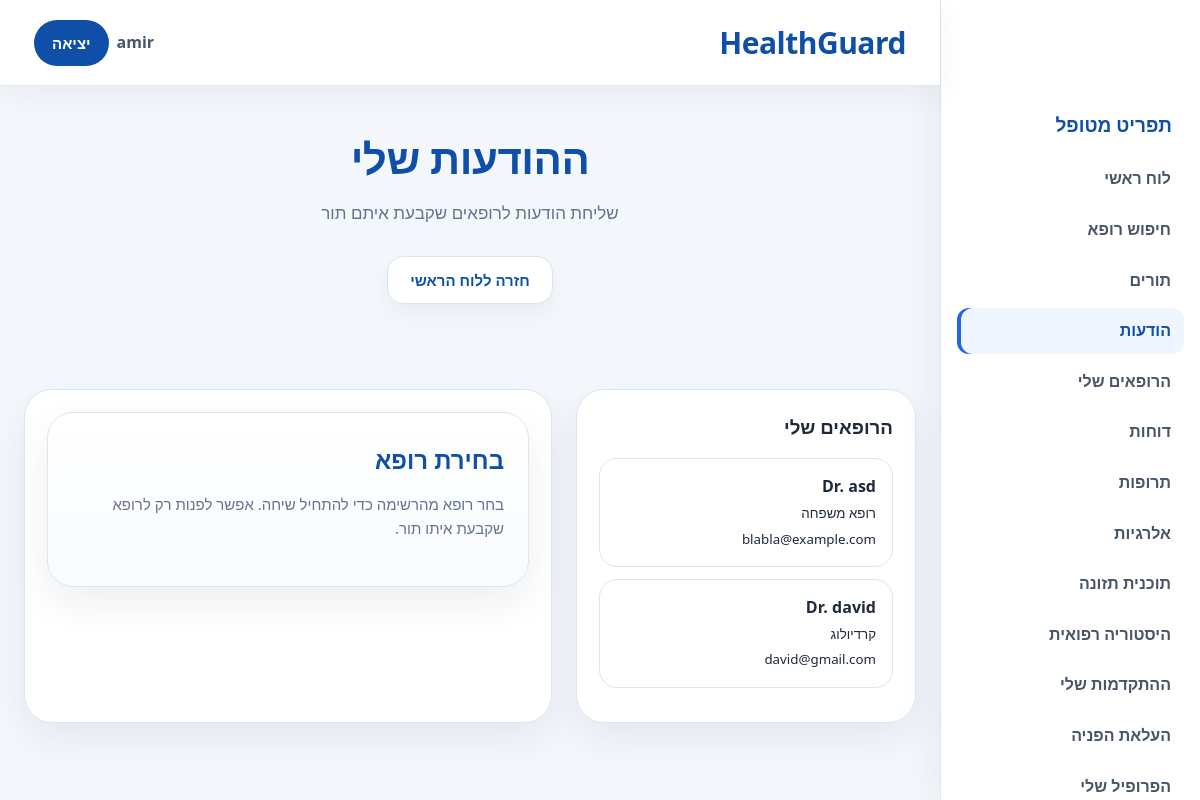
Screenshot of /patient/my_messages.php (signed in) with the database file from the repository.
### tables this page shows
CREATE TABLE `doctors` (
  `doctor_id` int(11) NOT NULL,
  `user_id` int(11) NOT NULL,
  `specialization` varchar(100) NOT NULL,
  `consultation_fee` decimal(10,2) DEFAULT NULL
);

CREATE TABLE `users` (
  `user_id` int(11) NOT NULL,
  `name` varchar(100) NOT NULL,
  `role` enum('patient','doctor','admin','secretary') NOT NULL,
  `email` varchar(100) NOT NULL,
  `password` varchar(255) NOT NULL,
  `city` varchar(80) DEFAULT NULL,
  `created_at` timestamp NULL DEFAULT current_timestamp()
);

### db_connection.php (called while the page is built, shortened)
<?php
function HebrewText($value)
{
    $translations = [
        'admin' => 'מנהל',
        'doctor' => 'רופא',
        'patient' => 'מטופל',
        'secretary' => 'מזכירות',
        'pending' => 'ממתין',
        'accepted' => 'אושר',
        'completed' => 'הושלם',
        'cancelled' => 'בוטל',
        'verified' => 'אושר',
        'rejected' => 'נדחה',
        'taken' => 'נלקחה',
        'skipped' => 'דולגה',
        'appointment' => 'תור',
        'medicine' => 'תרופה',
        'message' => 'הודעה',
        'report' => 'דוח',
        'nutrition' => 'תזונה',
        'cardiologist' => 'קרדיולוג',
        'dermatologist' => 'רופא עור',
        'ophthalmologist' => 'רופא עיניים',
        'orthopedic' => 'אורתופד',
        'dentist' => 'רופא שיניים',
        'dietitian' => 'דיאטן',
        'family_doctor' => 'רופא משפחה',
        'Sunday' => 'ראשון',
        'Monday' => 'שני',
        'Tuesday' => 'שלישי',
        'Wednesday' => 'רביעי',
        'Thursday' => 'חמישי',
        'Friday' => 'שישי',
        'Saturday' => 'שבת',
        'male' => 'זכר',
        'female' => 'נקבה',
        'other' => 'אחר',
        'Patients' => 'מטופלים',
        'Doctors' => 'רופאים',
        'Appointments' => 'תורים',
        'Reports' => 'דוחות',
    ];
    return $translations[$value] ?? $value;
}
?>

### patient/my_messages.php (the view, shortened to what this page needs)
<?php
include("../db_connection.php");
$conn = OpenCon();
$patient_id = $_SESSION['user_id'];
$sqlDoctors = "SELECT DISTINCT
                   doctors.doctor_id,
                   doctors.user_id,
                   users.name,
                   users.email,
                   doctors.specialization
               FROM doctors
               JOIN users
                   ON doctors.user_id=users.user_id
               JOIN appointments
                   ON appointments.doctor_id=doctors.doctor_id
               WHERE appointments.patient_id='$patient_id'
               ORDER BY users.name ASC";
$resultDoctors = mysqli_query($conn, $sqlDoctors);
$doctor = null;
$has_appointment_with_selected = false;
?>
<!DOCTYPE html>
<html lang="he" dir="rtl">
<head>
    <link rel="stylesheet" href="/HealthGuard/style.css">
</head>
<body class="patient-page">
<?php include("../navbar.php"); ?>
<div class="section">
    <h1 class="section-title">ההודעות שלי</h1>
    <p class="section-subtitle">שליחת הודעות לרופאים שקבעת איתם תור</p>
    <div class="hero-actions" style="justify-content:center; margin-bottom:25px;">
        <a href="/HealthGuard/patient/patient_dashboard.php" class="secondary-btn">חזרה ללוח הראשי</a>
    </div>
</div>
<div class="chat-layout">
    <div class="chat-sidebar">
        <h3 style="margin-bottom:16px;">הרופאים שלי</h3>
        <?php if (mysqli_num_rows($resultDoctors) > 0) { ?>
            <?php while ($rowDoctor = mysqli_fetch_assoc($resultDoctors)) { ?>
                <?php
                $active_class = '';
                ?>
                <a class="doctor-item <?php echo $active_class; ?>"
                   href="/HealthGuard/patient/my_messages.php?doctor_id=<?php echo $rowDoctor['doctor_id']; ?>">
                    <strong>Dr. <?php echo $rowDoctor['name']; ?></strong><br>
                    <small><?php echo HebrewText($rowDoctor['specialization']); ?></small><br>
                    <small><?php echo $rowDoctor['email']; ?></small>
                </a>
            <?php } ?>
        <?php } else { ?>
            <p style="color:#64748b; font-size:14px;">עדיין אין תורים. יש להזמין תור כדי להתחיל להתכתב עם רופא.</p>
        <?php } ?>
    </div>
    <div class="chat-main">
        <?php if ($doctor && $has_appointment_with_selected) { ?>
            <h3 style="margin-bottom:8px;">שיחה עם ד״ר <?php echo $doctor['name']; ?></h3>
            <p style="margin-bottom:16px; color:#666;">
                <?php echo HebrewText($doctor['specialization']); ?> — <?php echo $doctor['email']; ?>
            </p>
            <div class="chat-box" id="chatBox">
                <?php if (isset($resultMessages) && mysqli_num_rows($resultMessages) > 0) { ?>
                    <?php while ($rowMsg = mysqli_fetch_assoc($resultMessages)) { ?>
                        <?php
                        if ($rowMsg['sender_id'] == $patient_id) {
                            $message_class = 'msg-patient';
                        } else {
                            $message_class = 'msg-doctor';
                        }
                        ?>
                        <div class="msg <?php echo $message_class; ?>">
                            <?php echo nl2br($rowMsg['content']); ?>
                            <span class="msg-time"><?php echo $rowMsg['timestamp']; ?></span>
                        </div>
                    <?php } ?>
                <?php } else { ?>
                    <p>עדיין אין הודעות. אפשר להתחיל בשיחה.</p>
                <?php } ?>
            </div>
            <form class="chat-form" method="POST">
                <input type="hidden" name="doctor_id" value="<?php echo $doctor['doctor_id']; ?>">
                <textarea name="content" placeholder="כתיבת הודעה..."></textarea>
                <button type="submit" class="primary-btn">שליחת הודעה</button>
            </form>
            <script>
            const chatBox = document.getElementById("chatBox");
            // Reload the conversation and keep the latest message visible.
            function refreshChat() {
                fetch("/HealthGuard/chat_messages.php?other_user_id=<?php echo $doctor['user_id']; ?>")
                    .then(response => response.text())
                    .then(html => {
                        chatBox.innerHTML = html;
                        chatBox.scrollTop = chatBox.scrollHeight;
                    });
            }
            // Check for new messages every three seconds.
            setInterval(refreshChat, 3000);
            </script>
        <?php } else { ?>
            <div class="card">
                <h3>בחירת רופא</h3>
                <p>בחר רופא מהרשימה כדי להתחיל שיחה. אפשר לפנות רק לרופא שקבעת איתו תור.</p>
            </div>
        <?php } ?>
    </div>
</div>
</body>
</html>

### style.css (style rules this page uses)
* { margin: 0; padding: 0; box-sizing: border-box; }
html, body { min-height: 100%; font-family: "Segoe UI", Tahoma, Geneva, Verdana, sans-serif; scroll-behavior: smooth; }
html[dir="rtl"] body { direction: rtl; text-align: right; }
body { background: #f5f8fc; color: #1e293b; line-height: 1.6; }
a { text-decoration: none; transition: 0.25s ease; }
body.has-app-sidebar { padding-right: 260px; }
.primary-btn, .secondary-btn, .danger-btn, button, a.primary-btn, a.secondary-btn, a.danger-btn { display: inline-flex !important; align-items: center !important; justify-content: center !important; text-decoration: none !important; font-weight: 800 !important; font-size: 15px !important; line-height: 1 !important; cursor: pointer !important; border-radius: 16px !important; padding: 12px 22px !important; min-height: 48px !important; transition: 0.25s ease !important; border: none; }
.secondary-btn, a.secondary-btn { background: #ffffff !important; color: #1e293b !important; border: 1px solid #d9e4ef !important; box-shadow: 0 10px 24px rgba(15, 23, 42, 0.05) !important; }
.section { width: 100%; max-width: 1380px; margin: 0 auto; padding: 38px 24px 42px; }
.section-title { font-size: 42px; font-weight: 800; text-align: center; margin-bottom: 8px; letter-spacing: -0.5px; }
.section-subtitle { text-align: center; font-size: 17px; color: #64748b; margin-bottom: 30px; }
.hero-actions { display: flex; justify-content: center; align-items: center; gap: 14px; flex-wrap: wrap; }
.card { border-radius: 26px; padding: 28px 24px; position: relative; overflow: hidden; transition: 0.28s ease; border: 1px solid #e2e8f0; background: #ffffff; box-shadow: 0 16px 38px rgba(15, 23, 42, 0.07); }
.card h3 { font-size: 24px; margin-bottom: 12px; font-weight: 800; }
.card p { color: #64748b; margin-bottom: 18px; font-size: 15px; }
.chat-layout { max-width: 1380px; margin: 0 auto; padding: 18px 24px 34px; display: grid; grid-template-columns: 340px 1fr; gap: 24px; }
.chat-sidebar, .chat-main { background: rgba(255,255,255,0.96); border: 1px solid #e2e8f0; border-radius: 28px; padding: 22px; box-shadow: 0 16px 38px rgba(15, 23, 42, 0.07); }
.patient-item, .doctor-item { display: block; padding: 15px 16px; border-radius: 18px; border: 1px solid #e2e8f0; background: #ffffff; color: #1e293b; margin-bottom: 12px; transition: 0.25s ease; text-decoration: none; }
.patient-page { background: #f4f8fd; min-height: 100vh; }
.patient-page .secondary-btn { color: #0f4fa8 !important; border-color: #d5e4f5 !important; }
.patient-page .section-title, .patient-page .form-box h2, .patient-page .card h3 { color: #0f4fa8; }
.patient-page .card { border-color: #d8e6f5; background: linear-gradient(180deg, #ffffff, #f8fbff); }
.patient-page .chat-sidebar, .patient-page .chat-main { border-color: #d8e6f5; }
.patient-page .doctor-item { border-color: #d8e6f5; }

### rows the page displays
doctors: user.name "asd", specialization "רופא משפחה", user.email "blabla@example.com"
doctors: user.name "david", specialization "קרדיולוג", user.email "david@gmail.com"

### other values shown
$site_name "HealthGuard"
$_SESSION['name'] "amir"
$role_labels[$_SESSION['role']] "מטופל"
$label "לוח ראשי"
$label "חיפוש רופא"
$label "תורים"
$label "הודעות"
$label "הרופאים שלי"
$label "דוחות"
$label "תרופות"
$label "אלרגיות"
$label "תוכנית תזונה"
$label "היסטוריה רפואית"
$label "ההתקדמות שלי"
$label "העלאת הפניה"
